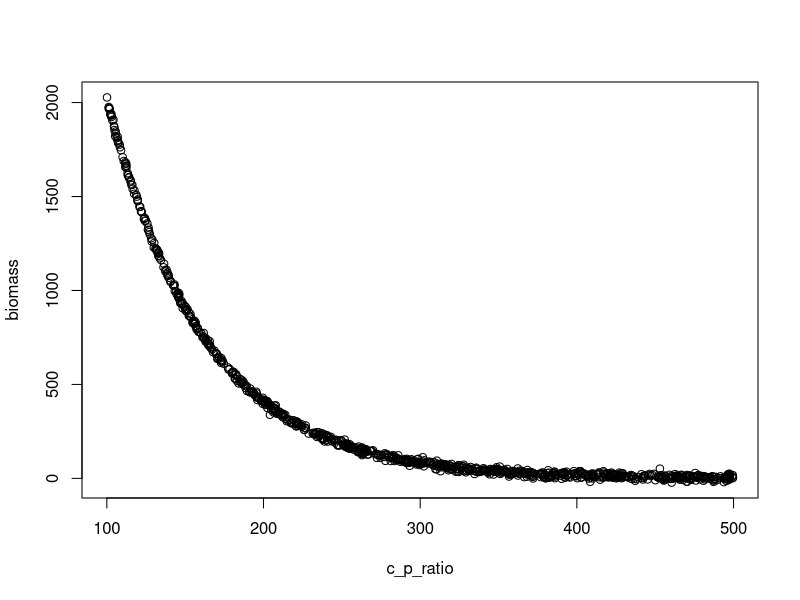

Write R code to recreate this figure.
## ---- chunk 1
knitr::opts_chunk$set(echo = TRUE)
## ---- chunk 2

detFunc <- function(x,a,b){
  return(a*exp(-b*x))
}

# specify the inverse link function
invLink <- function(z){
  return(z)
}

# Simulate Data

c_p_ratio<- runif(1000,min=100, max=500) # Predictor

a<-10000
b<-.016
biomass<-rnorm(1000,mean=detFunc(c_p_ratio,a,b), sd=10) #Response variabale

mydata<-data.frame("predictor" = c_p_ratio, "response"= biomass)

plot(c_p_ratio,biomass)

write.csv(mydata, file = "HyruleScenario-final.csv")
